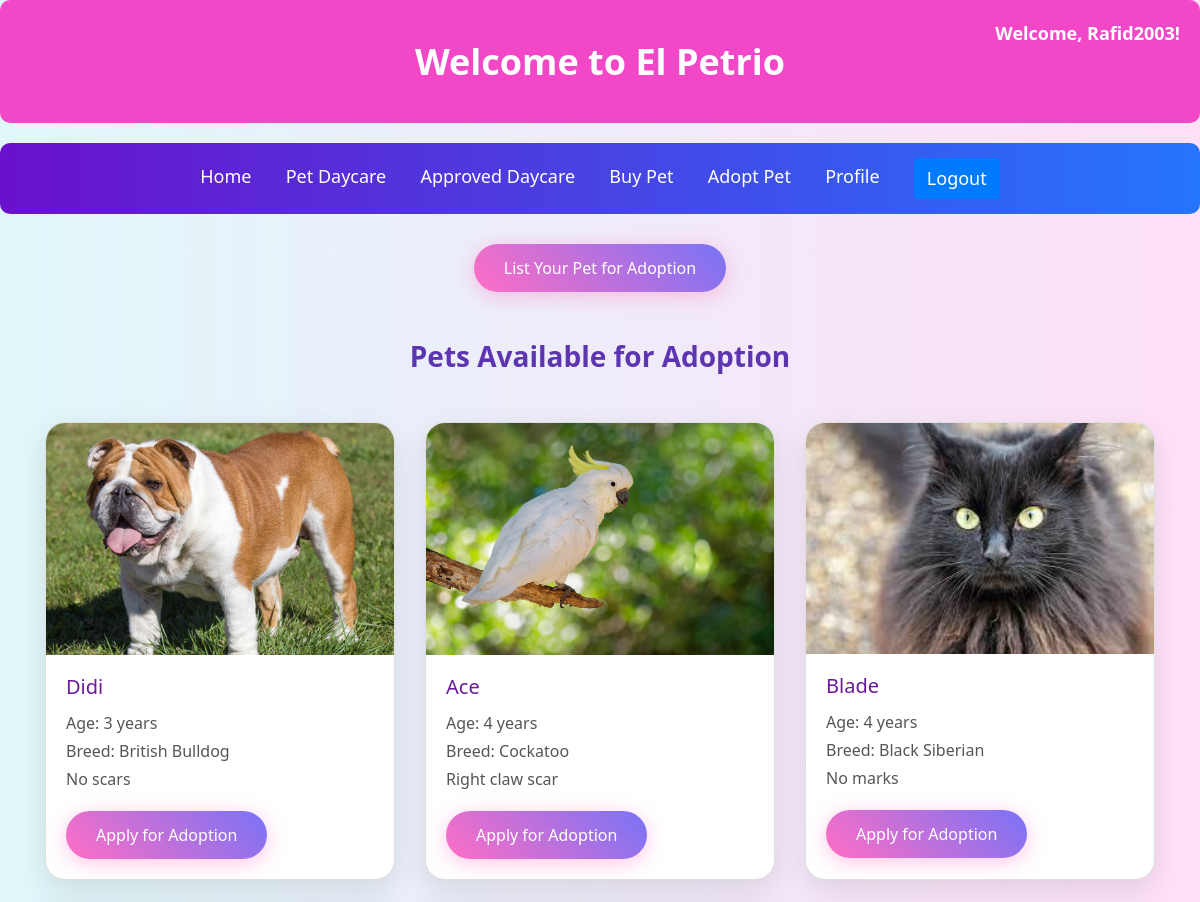
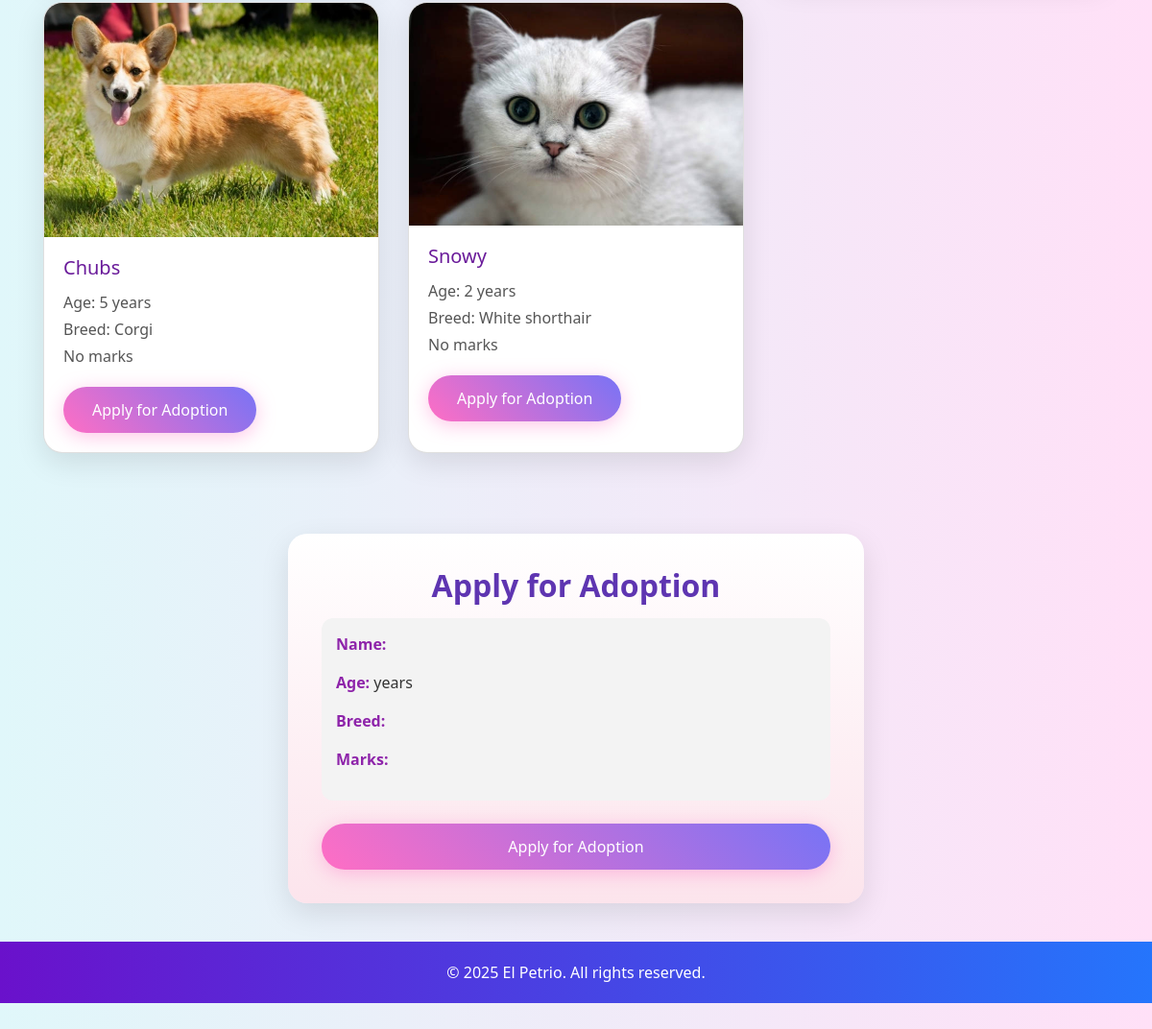
Screenshot of /adoption/ (signed in) with the database file from the repository (2 pictures, top to bottom).
### app1/models.py (models this page shows, shortened)
class Petadd(models.Model):
    name = models.CharField(max_length=255)
    breed = models.CharField(max_length=255)
    age = models.IntegerField()
    identifying_marks = models.TextField()
    price = models.DecimalField(max_digits=10, decimal_places=2)
    owner = models.ForeignKey(User, on_delete=models.CASCADE, related_name='owned_pets')
    image = models.ImageField(upload_to='pets/')
    sold = models.BooleanField(default=False)
    is_approved = models.BooleanField(default=False)
    is_for_adoption = models.BooleanField(default=False)
    buyer = models.ForeignKey(User, null=True, blank=True, on_delete=models.SET_NULL, related_name='bought_pets')
    adopter = models.ForeignKey(User, null=True, blank=True, on_delete=models.SET_NULL, related_name='adopted_pets')

### app1/views.py (the view, shortened to what this page needs)
# urls.py: path('adoption/', views.adoption, name='adoption'),
def adoption(request):
    adoption_pets = Petadd.objects.filter(is_approved=True, sold=False, is_for_adoption=True).exclude(owner=request.user)
    return render(request, 'adoption.html', {'pets': adoption_pets})

### templates/adoption.html (shortened to what this page needs)
{% load static %}
<!DOCTYPE html>
<html lang="en">
  <head>
    <link
      rel="stylesheet"
      href="https://cdn.jsdelivr.net/npm/bootstrap@4.3.1/dist/css/bootstrap.min.css"
    />
  </head>
  <body>
    {% include "navbar.html" %}
    <div class="form-section">
      <h3 class="mb-4">
        <a href="{% url 'add_adoption' %}">
          <button class="btn btn-warning btn-animated">
            List Your Pet for Adoption
          </button>
        </a>
      </h3>
    </div>
    <div class="container mt-5">
      <h3 class="mb-5">Pets Available for Adoption</h3>
      <div class="row">
        {% for pet in pets %} {% if pet.is_for_adoption and not pet.sold %}
        <div class="col-md-4 mb-4">
          <div class="card pet-card h-100">
            <img
              src="{{ pet.image.url }}"
              class="card-img-top"
              alt="Pet image"
            />
            <div class="card-body">
              <h5 class="card-title">{{ pet.name }}</h5>
              <p>Age: {{ pet.age }} years</p>
              <p>Breed: {{ pet.breed }}</p>
              <p>{{ pet.identifying_marks }}</p>
              <a href="{% url 'adoption' pet.id %}">
                <button class="btn btn-info btn-animated mt-3">
                  Apply for Adoption
                </button>
              </a>
            </div>
          </div>
        </div>
        {% endif %} {% empty %}
        <p class="text-muted text-center w-100">
          No pets available for adoption at the moment.
        </p>
        {% endfor %}
      </div>
    </div>
    <div class="adoption-container">
      <h2>Apply for Adoption</h2>
      <div class="pet-info">
        <p><strong>Name:</strong> {{ pet.name }}</p>
        <p><strong>Age:</strong> {{ pet.age }} years</p>
        <p><strong>Breed:</strong> {{ pet.breed }}</p>
        <p><strong>Marks:</strong> {{ pet.identifying_marks }}</p>
      </div>
      <form method="POST">
        <button type="submit" class="btn-animated btn-block mt-4">
          Apply for Adoption
        </button>
      </form>
    </div>
    <footer class="footer">
      <div class="container">
        <p>&copy; 2025 El Petrio. All rights reserved.</p>
      </div>
    </footer>
  </body>
</html>

### templates/navbar.html
<div class="header">
  <h1>Welcome to El Petrio</h1>
  {% if user.is_authenticated %}
  <div class="welcome-message">Welcome, {{ user.username }}!</div>
  {% endif %}
</div>
<nav class="navigation">
  <a href="{% url 'home' %}">Home</a>
  <a href="{% url 'daycare' %}">Pet Daycare</a>
  <a href="{% url 'approved_daycare_requests' %}">Approved Daycare</a>
  <a href="{% url 'buy_pets' %}">Buy Pet</a>
  <a href="{% url 'adoption' %}">Adopt Pet</a>
  {% if user.is_authenticated %}
  <a href="{% url 'user_profile' %}">Profile</a>
  <a href="{% url 'logout' %}" class="btn btn-primary">Logout</a>
  {% else %}
  <a href="{% url 'login' %}" class="btn btn-primary">Login</a>
  {% endif %}
</nav>

### templates/adoption.html (style rules this page uses)
body { background: linear-gradient(to right, #e0f7fa, #ffe0f7); font-family: "Segoe UI", Tahoma, Geneva, Verdana, sans-serif; color: #333; padding-bottom: 60px; }
.header { background-color: #f248c7; color: #ffffff; padding: 40px; text-align: center; border-radius: 10px; margin-bottom: 20px; }
.header h1 { font-size: 36px; font-weight: 700; margin-bottom: 0; }
.navigation { background: linear-gradient(to right, #6a11cb, #2575fc); padding: 15px; text-align: center; width: 100%; border-radius: 10px; margin-bottom: 20px; }
.navigation a { color: #ffffff; margin: 0 15px; font-size: 18px; text-decoration: none; transition: color 0.3s ease; }
.welcome-message { position: absolute; top: 20px; right: 20px; font-size: 18px; font-weight: bold; color: #ffffff; }
h3, h2 { text-align: center; font-weight: bold; color: #5e35b1; }
.form-section { text-align: center; margin-top: 30px; }
.btn-animated { background: linear-gradient(45deg, #ff6ec4, #7873f5); color: white; border: none; padding: 12px 30px; font-size: 16px; border-radius: 50px; transition: all 0.4s ease; box-shadow: 0 4px 20px rgba(255, 110, 196, 0.4); }
.card.pet-card { border-radius: 20px; overflow: hidden; box-shadow: 0 10px 30px rgba(0, 0, 0, 0.1); transition: transform 0.3s ease; background: #fff; }
.card-title { color: #6a1b9a; font-size: 1.25rem; }
.card-body p { margin: 4px 0; color: #555; }
.adoption-container { max-width: 600px; margin: 60px auto 0; background: linear-gradient(to bottom, #ffffff, #fce4ec); padding: 35px; border-radius: 20px; box-shadow: 0 10px 30px rgba(0, 0, 0, 0.1); animation: fadeIn 1s ease-in-out; }
.pet-info { font-size: 16px; margin-top: 15px; background: #f3f3f3; padding: 15px; border-radius: 12px; }
.pet-info strong { color: #8e24aa; }
.footer { background: linear-gradient(to right, #6a11cb, #2575fc); color: #ffffff; padding: 20px 0; text-align: center; width: 100%; margin-top: 40px; }
.footer p { margin-bottom: 0; }

### rows the page displays
Petadd: image (picture), name "Didi", age "3", breed "British Bulldog", identifying_marks "No scars"
Petadd: image (picture), name "Ace", age "4", breed "Cockatoo", identifying_marks "Right claw scar"
Petadd: image (picture), name "Blade", age "4", breed "Black Siberian", identifying_marks "No marks"
Petadd: image (picture), name "Chubs", age "5", breed "Corgi", identifying_marks "No marks"
Petadd: image (picture), name "Snowy", age "2", breed "White shorthair", identifying_marks "No marks"

### other values shown
{{ user.username }} "Rafid2003"
